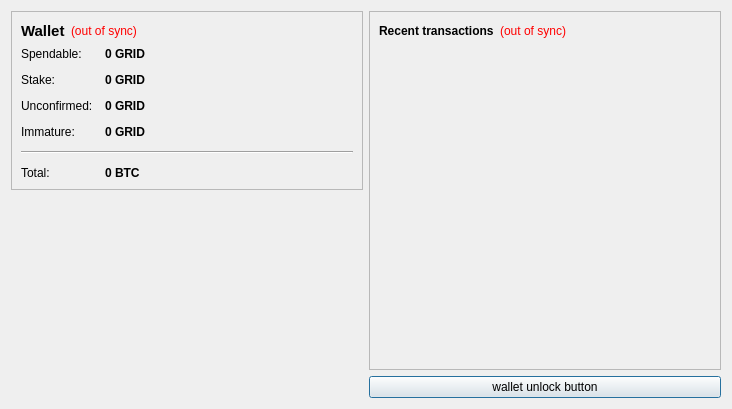
<?xml version="1.0" encoding="UTF-8"?>
<ui version="4.0">
 <class>OverviewPage</class>
 <widget class="QWidget" name="OverviewPage">
  <property name="geometry">
   <rect>
    <x>0</x>
    <y>0</y>
    <width>732</width>
    <height>409</height>
   </rect>
  </property>
  <property name="windowTitle">
   <string>Form</string>
  </property>
  <layout class="QHBoxLayout" name="horizontalLayout" stretch="0,0">
   <item>
    <layout class="QVBoxLayout" name="verticalLayout_2">
     <item>
      <widget class="QFrame" name="frame">
       <property name="frameShape">
        <enum>QFrame::StyledPanel</enum>
       </property>
       <property name="frameShadow">
        <enum>QFrame::Raised</enum>
       </property>
       <layout class="QVBoxLayout" name="verticalLayout_4">
        <item>
         <layout class="QHBoxLayout" name="horizontalLayout_4">
          <item>
           <widget class="QLabel" name="label_5">
            <property name="font">
             <font>
              <pointsize>11</pointsize>
              <weight>75</weight>
              <bold>true</bold>
             </font>
            </property>
            <property name="text">
             <string>Wallet</string>
            </property>
           </widget>
          </item>
          <item>
           <widget class="QLabel" name="labelWalletStatus">
            <property name="toolTip">
             <string>The displayed information may be out of date. Your wallet automatically synchronizes with the GridPay network after a connection is established, but this process has not completed yet.</string>
            </property>
            <property name="styleSheet">
             <string notr="true">QLabel { color: red; }</string>
            </property>
            <property name="text">
             <string notr="true">(out of sync)</string>
            </property>
            <property name="alignment">
             <set>Qt::AlignLeading|Qt::AlignLeft|Qt::AlignVCenter</set>
            </property>
           </widget>
          </item>
          <item>
           <spacer name="horizontalSpacer_2">
            <property name="orientation">
             <enum>Qt::Horizontal</enum>
            </property>
            <property name="sizeHint" stdset="0">
             <size>
              <width>40</width>
              <height>20</height>
             </size>
            </property>
           </spacer>
          </item>
         </layout>
        </item>
        <item>
         <layout class="QFormLayout" name="formLayout_2">
          <property name="fieldGrowthPolicy">
           <enum>QFormLayout::AllNonFixedFieldsGrow</enum>
          </property>
          <property name="horizontalSpacing">
           <number>12</number>
          </property>
          <property name="verticalSpacing">
           <number>12</number>
          </property>
          <item row="0" column="0">
           <widget class="QLabel" name="label">
            <property name="text">
             <string>Spendable:</string>
            </property>
           </widget>
          </item>
          <item row="0" column="1">
           <widget class="QLabel" name="labelBalance">
            <property name="font">
             <font>
              <weight>75</weight>
              <bold>true</bold>
             </font>
            </property>
            <property name="cursor">
             <cursorShape>IBeamCursor</cursorShape>
            </property>
            <property name="toolTip">
             <string>Your current spendable balance</string>
            </property>
            <property name="text">
             <string notr="true">0 GRID</string>
            </property>
            <property name="textInteractionFlags">
             <set>Qt::LinksAccessibleByMouse|Qt::TextSelectableByKeyboard|Qt::TextSelectableByMouse</set>
            </property>
           </widget>
          </item>
          <item row="1" column="0">
           <widget class="QLabel" name="label_6">
            <property name="text">
             <string>Stake:</string>
            </property>
           </widget>
          </item>
          <item row="1" column="1">
           <widget class="QLabel" name="labelStake">
            <property name="font">
             <font>
              <weight>75</weight>
              <bold>true</bold>
             </font>
            </property>
            <property name="cursor">
             <cursorShape>IBeamCursor</cursorShape>
            </property>
            <property name="toolTip">
             <string>Total of coins that was staked, and do not yet count toward the current balance</string>
            </property>
            <property name="text">
             <string notr="true">0 GRID</string>
            </property>
            <property name="textInteractionFlags">
             <set>Qt::LinksAccessibleByMouse|Qt::TextSelectableByKeyboard|Qt::TextSelectableByMouse</set>
            </property>
           </widget>
          </item>
          <item row="2" column="0">
           <widget class="QLabel" name="label_3">
            <property name="text">
             <string>Unconfirmed:</string>
            </property>
           </widget>
          </item>
          <item row="2" column="1">
           <widget class="QLabel" name="labelUnconfirmed">
            <property name="font">
             <font>
              <weight>75</weight>
              <bold>true</bold>
             </font>
            </property>
            <property name="cursor">
             <cursorShape>IBeamCursor</cursorShape>
            </property>
            <property name="toolTip">
             <string>Total of transactions that have yet to be confirmed, and do not yet count toward the current balance</string>
            </property>
            <property name="text">
             <string notr="true">0 GRID</string>
            </property>
            <property name="textInteractionFlags">
             <set>Qt::LinksAccessibleByMouse|Qt::TextSelectableByKeyboard|Qt::TextSelectableByMouse</set>
            </property>
           </widget>
          </item>
          <item row="3" column="0">
           <widget class="QLabel" name="labelImmatureText">
            <property name="text">
             <string>Immature:</string>
            </property>
           </widget>
          </item>
          <item row="3" column="1">
           <widget class="QLabel" name="labelImmature">
            <property name="font">
             <font>
              <weight>75</weight>
              <bold>true</bold>
             </font>
            </property>
            <property name="toolTip">
             <string>Mined balance that has not yet matured</string>
            </property>
            <property name="text">
             <string notr="true">0 GRID</string>
            </property>
            <property name="textInteractionFlags">
             <set>Qt::LinksAccessibleByMouse|Qt::TextSelectableByKeyboard|Qt::TextSelectableByMouse</set>
            </property>
           </widget>
          </item>
          <item row="4" column="0" colspan="2">
           <widget class="Line" name="line">
            <property name="orientation">
             <enum>Qt::Horizontal</enum>
            </property>
           </widget>
          </item>
          <item row="5" column="0">
           <widget class="QLabel" name="labelTotalText">
            <property name="text">
             <string>Total:</string>
            </property>
           </widget>
          </item>
          <item row="5" column="1">
           <widget class="QLabel" name="labelTotal">
            <property name="font">
             <font>
              <weight>75</weight>
              <bold>true</bold>
             </font>
            </property>
            <property name="cursor">
             <cursorShape>IBeamCursor</cursorShape>
            </property>
            <property name="toolTip">
             <string>Your current total balance</string>
            </property>
            <property name="text">
             <string notr="true">0 BTC</string>
            </property>
            <property name="textInteractionFlags">
             <set>Qt::LinksAccessibleByMouse|Qt::TextSelectableByKeyboard|Qt::TextSelectableByMouse</set>
            </property>
           </widget>
          </item>
         </layout>
        </item>
       </layout>
      </widget>
     </item>
     <item>
      <spacer name="verticalSpacer_4">
       <property name="orientation">
        <enum>Qt::Vertical</enum>
       </property>
       <property name="sizeHint" stdset="0">
        <size>
         <width>20</width>
         <height>40</height>
        </size>
       </property>
      </spacer>
     </item>
     <item>
      <widget class="QLabel" name="label_2">
       <property name="text">
        <string/>
       </property>
       <property name="pixmap">
        <pixmap resource="../bitcoin.qrc">:/images/Wallet_Logo</pixmap>
       </property>
       <property name="alignment">
        <set>Qt::AlignCenter</set>
       </property>
      </widget>
     </item>
     <item>
      <spacer name="verticalSpacer">
       <property name="orientation">
        <enum>Qt::Vertical</enum>
       </property>
       <property name="sizeHint" stdset="0">
        <size>
         <width>20</width>
         <height>40</height>
        </size>
       </property>
      </spacer>
     </item>
    </layout>
   </item>
   <item>
    <layout class="QVBoxLayout" name="verticalLayout_3">
     <item>
      <widget class="QFrame" name="frame_2">
       <property name="frameShape">
        <enum>QFrame::StyledPanel</enum>
       </property>
       <property name="frameShadow">
        <enum>QFrame::Raised</enum>
       </property>
       <layout class="QVBoxLayout" name="verticalLayout">
        <item>
         <layout class="QHBoxLayout" name="horizontalLayout_2">
          <item>
           <widget class="QLabel" name="label_4">
            <property name="text">
             <string>&lt;b&gt;Recent transactions&lt;/b&gt;</string>
            </property>
           </widget>
          </item>
          <item>
           <widget class="QLabel" name="labelTransactionsStatus">
            <property name="toolTip">
             <string>The displayed information may be out of date. Your wallet automatically synchronizes with the GridPay network after a connection is established, but this process has not completed yet.</string>
            </property>
            <property name="styleSheet">
             <string notr="true">QLabel { color: red; }</string>
            </property>
            <property name="text">
             <string notr="true">(out of sync)</string>
            </property>
            <property name="alignment">
             <set>Qt::AlignRight|Qt::AlignTrailing|Qt::AlignVCenter</set>
            </property>
           </widget>
          </item>
          <item>
           <spacer name="horizontalSpacer">
            <property name="orientation">
             <enum>Qt::Horizontal</enum>
            </property>
            <property name="sizeHint" stdset="0">
             <size>
              <width>40</width>
              <height>20</height>
             </size>
            </property>
           </spacer>
          </item>
         </layout>
        </item>
        <item>
         <widget class="QListView" name="listTransactions">
          <property name="styleSheet">
           <string notr="true">QListView { background: transparent; }</string>
          </property>
          <property name="frameShape">
           <enum>QFrame::NoFrame</enum>
          </property>
          <property name="verticalScrollBarPolicy">
           <enum>Qt::ScrollBarAlwaysOff</enum>
          </property>
          <property name="horizontalScrollBarPolicy">
           <enum>Qt::ScrollBarAlwaysOff</enum>
          </property>
          <property name="selectionMode">
           <enum>QAbstractItemView::NoSelection</enum>
          </property>
         </widget>
        </item>
       </layout>
      </widget>
     </item>
     <item>
      <widget class="QPushButton" name="unlockWalletButton">
       <property name="sizePolicy">
        <sizepolicy hsizetype="Minimum" vsizetype="Fixed">
         <horstretch>0</horstretch>
         <verstretch>0</verstretch>
        </sizepolicy>
       </property>
       <property name="maximumSize">
        <size>
         <width>16777214</width>
         <height>16777214</height>
        </size>
       </property>
       <property name="toolTip">
        <string/>
       </property>
       <property name="text">
        <string>wallet unlock button</string>
       </property>
       <property name="checkable">
        <bool>false</bool>
       </property>
       <property name="autoDefault">
        <bool>false</bool>
       </property>
       <property name="default">
        <bool>true</bool>
       </property>
       <property name="flat">
        <bool>false</bool>
       </property>
      </widget>
     </item>
    </layout>
   </item>
  </layout>
 </widget>
 <resources>
  <include location="../bitcoin.qrc"/>
 </resources>
 <connections/>
</ui>
